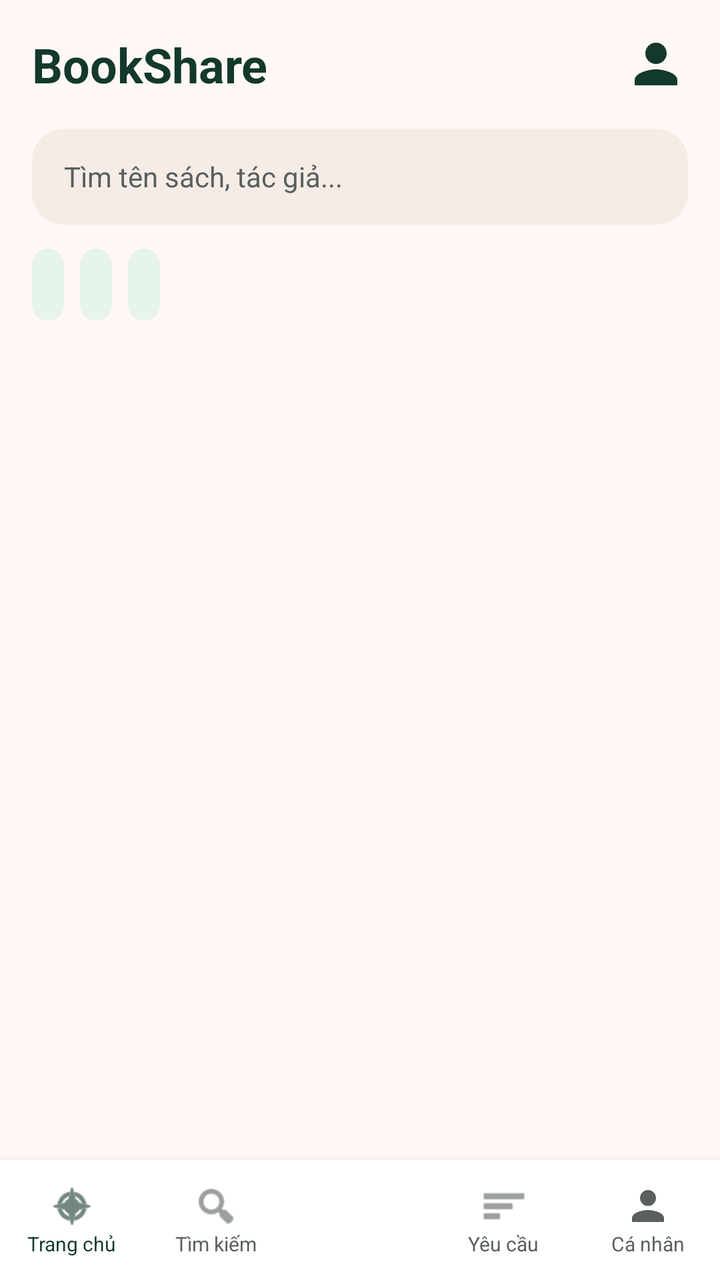
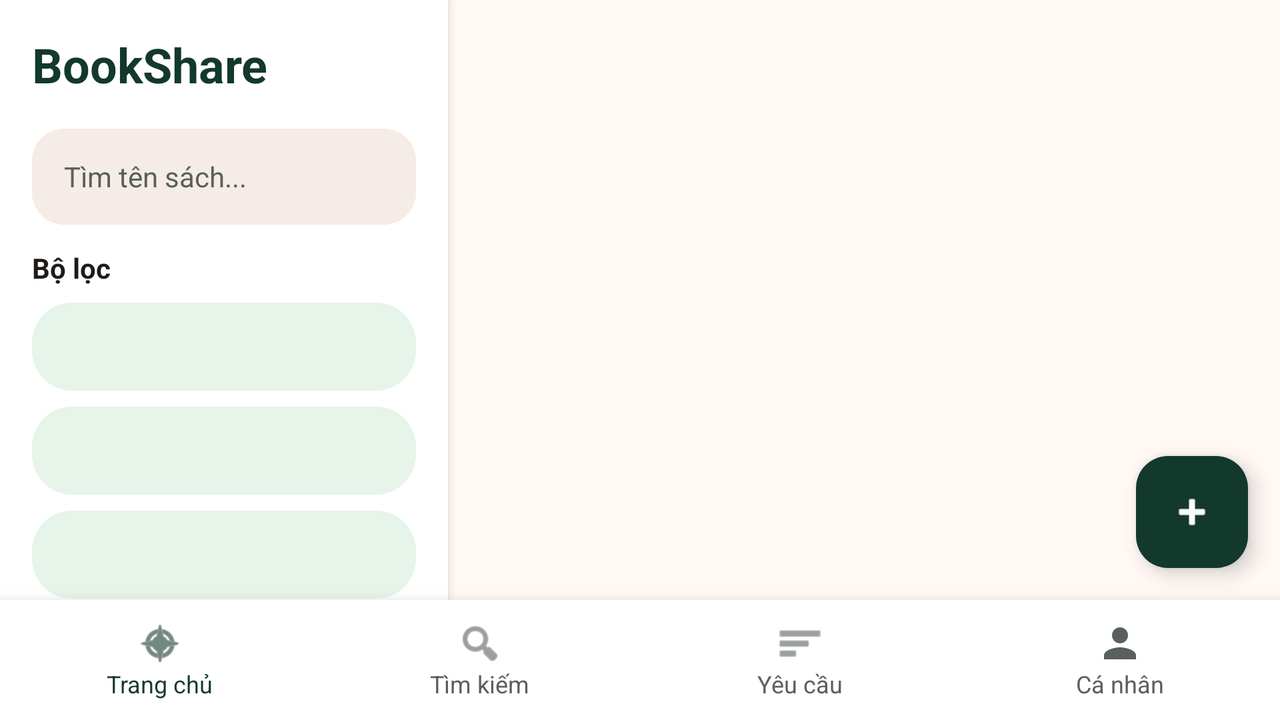

One screen, two layout resources from the same app: the default and the repository's alternative for another configuration. Each is rendered where Android would select it; the XML of both is given below.
<!-- AndroidManifest.xml: application theme Theme.Project -->
<!-- res/layout/activity_home.xml -->
<?xml version="1.0" encoding="utf-8"?>
<androidx.coordinatorlayout.widget.CoordinatorLayout
    xmlns:android="http://schemas.android.com/apk/res/android"
    xmlns:app="http://schemas.android.com/apk/res-auto"
    xmlns:tools="http://schemas.android.com/tools"
    android:id="@+id/mainHome"
    android:layout_width="match_parent"
    android:layout_height="match_parent"
    android:background="@color/bg_surface">

    <com.google.android.material.appbar.AppBarLayout
        android:layout_width="match_parent"
        android:layout_height="wrap_content"
        android:background="@color/bg_surface"
        app:elevation="0dp">

        <LinearLayout
            android:layout_width="match_parent"
            android:layout_height="wrap_content"
            android:orientation="vertical"
            android:padding="16dp">

            
            <RelativeLayout
                android:layout_width="match_parent"
                android:layout_height="wrap_content"
                android:layout_marginBottom="16dp">

                <TextView
                    android:layout_width="wrap_content"
                    android:layout_height="wrap_content"
                    android:text="BookShare"
                    android:textColor="@color/primary_dark_green"
                    android:textSize="24sp"
                    android:textStyle="bold"
                    android:layout_centerVertical="true"/>

                <ImageView
                    android:id="@+id/btnGoToProfile"
                    android:layout_width="32dp"
                    android:layout_height="32dp"
                    android:layout_alignParentEnd="true"
                    android:layout_centerVertical="true"
                    android:src="@drawable/ic_person"
                    app:tint="@color/primary_dark_green" />
            </RelativeLayout>

            
            <RelativeLayout
                android:layout_width="match_parent"
                android:layout_height="48dp"
                android:background="@drawable/bg_input_field"
                android:layout_marginBottom="12dp">

                <EditText
                    android:id="@+id/etSearchBook"
                    android:layout_width="match_parent"
                    android:layout_height="match_parent"
                    android:background="@null"
                    android:hint="Tìm tên sách, tác giả..."
                    android:paddingHorizontal="16dp"
                    android:layout_toStartOf="@+id/btnClearSearch"
                    android:textColor="@color/text_primary"
                    android:textColorHint="@color/text_secondary"
                    android:textSize="14sp"
                    android:maxLines="1"
                    android:inputType="text" />

                <ImageView
                    android:id="@+id/btnClearSearch"
                    android:layout_width="48dp"
                    android:layout_height="48dp"
                    android:layout_alignParentEnd="true"
                    android:padding="14dp"
                    android:src="@android:drawable/ic_menu_close_clear_cancel"
                    app:tint="@color/text_secondary"
                    android:visibility="gone"/>
            </RelativeLayout>

            
            <HorizontalScrollView
                android:layout_width="match_parent"
                android:layout_height="wrap_content"
                android:scrollbars="none">

                <LinearLayout
                    android:layout_width="wrap_content"
                    android:layout_height="wrap_content"
                    android:orientation="horizontal">

                    <Spinner
                        android:id="@+id/spinnerCategory"
                        android:layout_width="wrap_content"
                        android:layout_height="36dp"
                        android:layout_marginEnd="8dp"
                        android:background="@drawable/bg_badge_inner"
                        android:paddingHorizontal="8dp"/>

                    <Spinner
                        android:id="@+id/spinnerCondition"
                        android:layout_width="wrap_content"
                        android:layout_height="36dp"
                        android:layout_marginEnd="8dp"
                        android:background="@drawable/bg_badge_inner"
                        android:paddingHorizontal="8dp"/>

                    <Spinner
                        android:id="@+id/spinnerSort"
                        android:layout_width="wrap_content"
                        android:layout_height="36dp"
                        android:background="@drawable/bg_badge_inner"
                        android:paddingHorizontal="8dp"/>

                </LinearLayout>
            </HorizontalScrollView>
        </LinearLayout>
    </com.google.android.material.appbar.AppBarLayout>

    <androidx.recyclerview.widget.RecyclerView
        android:id="@+id/rvBooks"
        android:layout_width="match_parent"
        android:layout_height="match_parent"
        android:padding="8dp"
        android:clipToPadding="false"
        android:layout_marginBottom="60dp"
        app:layout_behavior="@string/appbar_scrolling_view_behavior" />

    <TextView
        android:id="@+id/tvEmptyBooks"
        android:layout_width="wrap_content"
        android:layout_height="wrap_content"
        android:text="Chưa có cuốn sách nào phù hợp"
        android:textColor="@color/text_secondary"
        android:textSize="14sp"
        android:layout_gravity="center"
        android:visibility="gone" />

    
    <RelativeLayout
        android:layout_width="match_parent"
        android:layout_height="wrap_content"
        android:layout_gravity="bottom">

        <LinearLayout
            android:layout_width="match_parent"
            android:layout_height="60dp"
            android:layout_alignParentBottom="true"
            android:background="@android:color/white"
            android:elevation="8dp"
            android:orientation="horizontal">

            <LinearLayout
                android:layout_width="0dp"
                android:layout_height="match_parent"
                android:layout_weight="1"
                android:gravity="center"
                android:orientation="vertical">
                <ImageView android:layout_width="24dp" android:layout_height="24dp" android:src="@android:drawable/ic_menu_compass" app:tint="@color/primary_dark_green" android:contentDescription="Trang chủ" />
                <TextView android:layout_width="wrap_content" android:layout_height="wrap_content" android:text="Trang chủ" android:textSize="10sp" android:textColor="@color/primary_dark_green" />
            </LinearLayout>

            <LinearLayout
                android:layout_width="0dp"
                android:layout_height="match_parent"
                android:layout_weight="1"
                android:gravity="center"
                android:orientation="vertical">
                <ImageView android:layout_width="24dp" android:layout_height="24dp" android:src="@android:drawable/ic_menu_search" app:tint="@color/text_secondary" android:contentDescription="Tìm kiếm" />
                <TextView android:layout_width="wrap_content" android:layout_height="wrap_content" android:text="Tìm kiếm" android:textSize="10sp" android:textColor="@color/text_secondary" />
            </LinearLayout>

            <View android:layout_width="0dp" android:layout_height="match_parent" android:layout_weight="1" />

            <LinearLayout
                android:layout_width="0dp"
                android:layout_height="match_parent"
                android:layout_weight="1"
                android:gravity="center"
                android:orientation="vertical">
                <ImageView android:layout_width="24dp" android:layout_height="24dp" android:src="@android:drawable/ic_menu_sort_by_size" app:tint="@color/text_secondary" android:contentDescription="Yêu cầu" />
                <TextView android:layout_width="wrap_content" android:layout_height="wrap_content" android:text="Yêu cầu" android:textSize="10sp" android:textColor="@color/text_secondary" />
            </LinearLayout>

            <LinearLayout
                android:id="@+id/btnNavProfile"
                android:layout_width="0dp"
                android:layout_height="match_parent"
                android:layout_weight="1"
                android:gravity="center"
                android:orientation="vertical">
                <ImageView android:layout_width="24dp" android:layout_height="24dp" android:src="@drawable/ic_person" app:tint="@color/text_secondary" android:contentDescription="Cá nhân" />
                <TextView android:layout_width="wrap_content" android:layout_height="wrap_content" android:text="Cá nhân" android:textSize="10sp" android:textColor="@color/text_secondary" />
            </LinearLayout>
        </LinearLayout>

        <com.google.android.material.floatingactionbutton.FloatingActionButton
            android:id="@+id/fabAddBook"
            android:layout_width="wrap_content"
            android:layout_height="wrap_content"
            android:layout_centerHorizontal="true"
            android:layout_alignParentBottom="true"
            android:layout_marginBottom="24dp"
            android:src="@android:drawable/ic_input_add"
            app:backgroundTint="@color/primary_dark_green"
            app:tint="@android:color/white"
            app:elevation="4dp"
            android:contentDescription="Thêm sách"/>
    </RelativeLayout>
</androidx.coordinatorlayout.widget.CoordinatorLayout>
<!-- resources referenced by this layout -->
<resources>
  <color name="bg_surface">#FFF8F5</color>
  <color name="primary_dark_green">#13382C</color>
  <color name="text_primary">#1F1B18</color>
  <color name="text_secondary">#5A605B</color>
  <!-- drawable bg_badge_inner (drawable) -->
  <?xml version="1.0" encoding="utf-8"?>
  <shape xmlns:android="http://schemas.android.com/apk/res/android"
      android:shape="rectangle">
      <solid android:color="#E6F4EA" />
      <corners android:radius="20dp" />
  </shape>
  <!-- drawable bg_input_field (drawable) -->
  <?xml version="1.0" encoding="utf-8"?>
  <shape xmlns:android="http://schemas.android.com/apk/res/android"
      android:shape="rectangle">
      <solid android:color="#F5ECE7" />
      <corners android:radius="16dp" />
  </shape>
  <!-- drawable ic_person (drawable) -->
  <?xml version="1.0" encoding="utf-8"?>
  <vector xmlns:android="http://schemas.android.com/apk/res/android"
      android:width="24dp"
      android:height="24dp"
      android:viewportWidth="24"
      android:viewportHeight="24">
      <path
          android:fillColor="#717973"
          android:pathData="M12,12C14.21,12 16,10.21 16,8C16,5.79 14.21,4 12,4C9.79,4 8,5.79 8,8C8,10.21 9.79,12 12,12ZM12,14C9.33,14 4,15.34 4,18V20H20V18C20,15.34 14.67,14 12,14Z" />
  </vector>
  <style name="Theme.Project" parent="Base.Theme.Project" />
  <style name="Base.Theme.Project" parent="Theme.Material3.DayNight.NoActionBar">
          
          
      </style>
</resources>
<!-- res/layout-land/activity_home.xml (the repository's variant of the layout above) -->
<!-- drawn on the phone turned sideways -->
<?xml version="1.0" encoding="utf-8"?>
<androidx.coordinatorlayout.widget.CoordinatorLayout
    xmlns:android="http://schemas.android.com/apk/res/android"
    xmlns:app="http://schemas.android.com/apk/res-auto"
    xmlns:tools="http://schemas.android.com/tools"
    android:id="@+id/mainHome"
    android:layout_width="match_parent"
    android:layout_height="match_parent"
    android:background="@color/bg_surface">

    <LinearLayout
        android:layout_width="match_parent"
        android:layout_height="match_parent"
        android:orientation="horizontal">

        
        <LinearLayout
            android:layout_width="0dp"
            android:layout_height="match_parent"
            android:layout_weight="3.5"
            android:orientation="vertical"
            android:padding="16dp"
            android:background="@android:color/white"
            android:elevation="4dp">

            
            <RelativeLayout
                android:layout_width="match_parent"
                android:layout_height="wrap_content"
                android:layout_marginBottom="16dp">

                <TextView
                    android:layout_width="wrap_content"
                    android:layout_height="wrap_content"
                    android:text="BookShare"
                    android:textColor="@color/primary_dark_green"
                    android:textSize="24sp"
                    android:textStyle="bold"
                    android:layout_centerVertical="true"/>

            </RelativeLayout>

            
            <RelativeLayout
                android:layout_width="match_parent"
                android:layout_height="48dp"
                android:background="@drawable/bg_input_field"
                android:layout_marginBottom="12dp">

                <EditText
                    android:id="@+id/etSearchBook"
                    android:layout_width="match_parent"
                    android:layout_height="match_parent"
                    android:background="@null"
                    android:hint="Tìm tên sách..."
                    android:paddingHorizontal="16dp"
                    android:layout_toStartOf="@+id/btnClearSearch"
                    android:textColor="@color/text_primary"
                    android:textColorHint="@color/text_secondary"
                    android:textSize="14sp"
                    android:maxLines="1"
                    android:inputType="text" />

                <ImageView
                    android:id="@+id/btnClearSearch"
                    android:layout_width="48dp"
                    android:layout_height="48dp"
                    android:layout_alignParentEnd="true"
                    android:padding="14dp"
                    android:src="@android:drawable/ic_menu_close_clear_cancel"
                    app:tint="@color/text_secondary"
                    android:visibility="gone"/>
            </RelativeLayout>

            <TextView
                android:layout_width="wrap_content"
                android:layout_height="wrap_content"
                android:text="Bộ lọc"
                android:textColor="@color/text_primary"
                android:textStyle="bold"
                android:layout_marginBottom="8dp"/>

            
            <ScrollView
                android:layout_width="match_parent"
                android:layout_height="wrap_content"
                android:scrollbars="none">

                <LinearLayout
                    android:layout_width="match_parent"
                    android:layout_height="wrap_content"
                    android:orientation="vertical">

                    <Spinner
                        android:id="@+id/spinnerCategory"
                        android:layout_width="match_parent"
                        android:layout_height="44dp"
                        android:layout_marginBottom="8dp"
                        android:background="@drawable/bg_badge_inner"
                        android:paddingHorizontal="8dp"/>

                    <Spinner
                        android:id="@+id/spinnerCondition"
                        android:layout_width="match_parent"
                        android:layout_height="44dp"
                        android:layout_marginBottom="8dp"
                        android:background="@drawable/bg_badge_inner"
                        android:paddingHorizontal="8dp"/>

                    <Spinner
                        android:id="@+id/spinnerSort"
                        android:layout_width="match_parent"
                        android:layout_height="44dp"
                        android:background="@drawable/bg_badge_inner"
                        android:paddingHorizontal="8dp"/>

                </LinearLayout>
            </ScrollView>
        </LinearLayout>

        
        <FrameLayout
            android:layout_width="0dp"
            android:layout_height="match_parent"
            android:layout_weight="6.5"
            android:paddingBottom="60dp"> 

            <androidx.recyclerview.widget.RecyclerView
                android:id="@+id/rvBooks"
                android:layout_width="match_parent"
                android:layout_height="match_parent"
                android:padding="8dp"
                android:clipToPadding="false" />

            <TextView
                android:id="@+id/tvEmptyBooks"
                android:layout_width="wrap_content"
                android:layout_height="wrap_content"
                android:text="Chưa có cuốn sách nào phù hợp"
                android:textColor="@color/text_secondary"
                android:textSize="14sp"
                android:layout_gravity="center"
                android:visibility="gone" />

            <com.google.android.material.floatingactionbutton.FloatingActionButton
                android:id="@+id/fabAddBook"
                android:layout_width="wrap_content"
                android:layout_height="wrap_content"
                android:layout_gravity="bottom|end"
                android:layout_margin="16dp"
                android:src="@android:drawable/ic_input_add"
                app:backgroundTint="@color/primary_dark_green"
                app:tint="@android:color/white"
                android:contentDescription="Thêm sách" />

        </FrameLayout>

    </LinearLayout>

    
    <RelativeLayout
        android:layout_width="match_parent"
        android:layout_height="wrap_content"
        android:layout_gravity="bottom">

        <LinearLayout
            android:layout_width="match_parent"
            android:layout_height="60dp"
            android:layout_alignParentBottom="true"
            android:background="@android:color/white"
            android:elevation="8dp"
            android:orientation="horizontal">

            <LinearLayout
                android:layout_width="0dp"
                android:layout_height="match_parent"
                android:layout_weight="1"
                android:gravity="center"
                android:orientation="vertical">
                <ImageView android:layout_width="24dp" android:layout_height="24dp" android:src="@android:drawable/ic_menu_compass" app:tint="@color/primary_dark_green" android:contentDescription="Trang chủ" />
                <TextView android:layout_width="wrap_content" android:layout_height="wrap_content" android:text="Trang chủ" android:textSize="12sp" android:textColor="@color/primary_dark_green" />
            </LinearLayout>

            <LinearLayout
                android:layout_width="0dp"
                android:layout_height="match_parent"
                android:layout_weight="1"
                android:gravity="center"
                android:orientation="vertical">
                <ImageView android:layout_width="24dp" android:layout_height="24dp" android:src="@android:drawable/ic_menu_search" app:tint="@color/text_secondary" android:contentDescription="Tìm kiếm" />
                <TextView android:layout_width="wrap_content" android:layout_height="wrap_content" android:text="Tìm kiếm" android:textSize="12sp" android:textColor="@color/text_secondary" />
            </LinearLayout>

            <LinearLayout
                android:layout_width="0dp"
                android:layout_height="match_parent"
                android:layout_weight="1"
                android:gravity="center"
                android:orientation="vertical">
                <ImageView android:layout_width="24dp" android:layout_height="24dp" android:src="@android:drawable/ic_menu_sort_by_size" app:tint="@color/text_secondary" android:contentDescription="Yêu cầu" />
                <TextView android:layout_width="wrap_content" android:layout_height="wrap_content" android:text="Yêu cầu" android:textSize="12sp" android:textColor="@color/text_secondary" />
            </LinearLayout>

            <LinearLayout
                android:id="@+id/btnNavProfile"
                android:layout_width="0dp"
                android:layout_height="match_parent"
                android:layout_weight="1"
                android:gravity="center"
                android:orientation="vertical"
                android:background="?attr/selectableItemBackground">
                <ImageView android:layout_width="24dp" android:layout_height="24dp" android:src="@drawable/ic_person" app:tint="@color/text_secondary" android:contentDescription="Cá nhân" />
                <TextView android:layout_width="wrap_content" android:layout_height="wrap_content" android:text="Cá nhân" android:textSize="12sp" android:textColor="@color/text_secondary" />
            </LinearLayout>
        </LinearLayout>
    </RelativeLayout>
</androidx.coordinatorlayout.widget.CoordinatorLayout>
